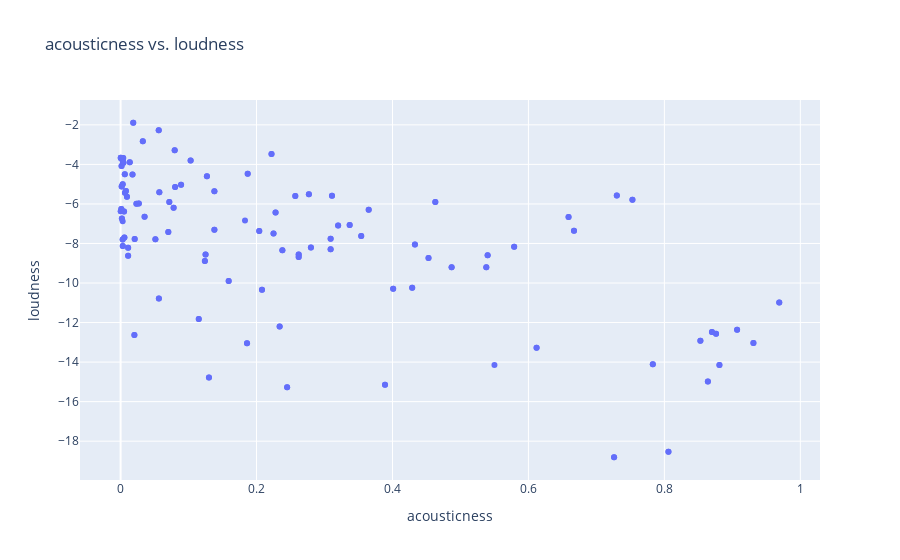

Notebook code for this chart:
### Code cell
fig = px.scatter(song_df, x = "acousticness", y = "loudness", hover_data = ["track_name"], 
                 title = "acousticness vs. loudness")
fig

### Figure 1 — Plotly figure (JSON) as saved in the notebook; plotly's stock layout.template omitted (floating-point values rounded to 4 significant figures; data arrays with more than 128 entries replaced by an {"elided": "..."} marker saying what was removed)
{"data": [{"customdata": {"elided": "197x1 str values"}, "hovertemplate": "acousticness=%{x}<br>loudness=%{y}<br>track_name=%{customdata[0]}<extra></extra>", "legendgroup": "", "marker": {"color": "#636efa", "symbol": "circle"}, "mode": "markers", "name": "", "orientation": "v", "showlegend": false, "type": "scatter", "x": {"elided": "197 float values"}, "xaxis": "x", "y": {"elided": "197 float values"}, "yaxis": "y"}], "layout": {"legend": {"tracegroupgap": 0}, "title": {"text": "acousticness vs. loudness"}, "xaxis": {"anchor": "y", "domain": [0, 1], "title": {"text": "acousticness"}}, "yaxis": {"anchor": "x", "domain": [0, 1], "title": {"text": "loudness"}}}}
